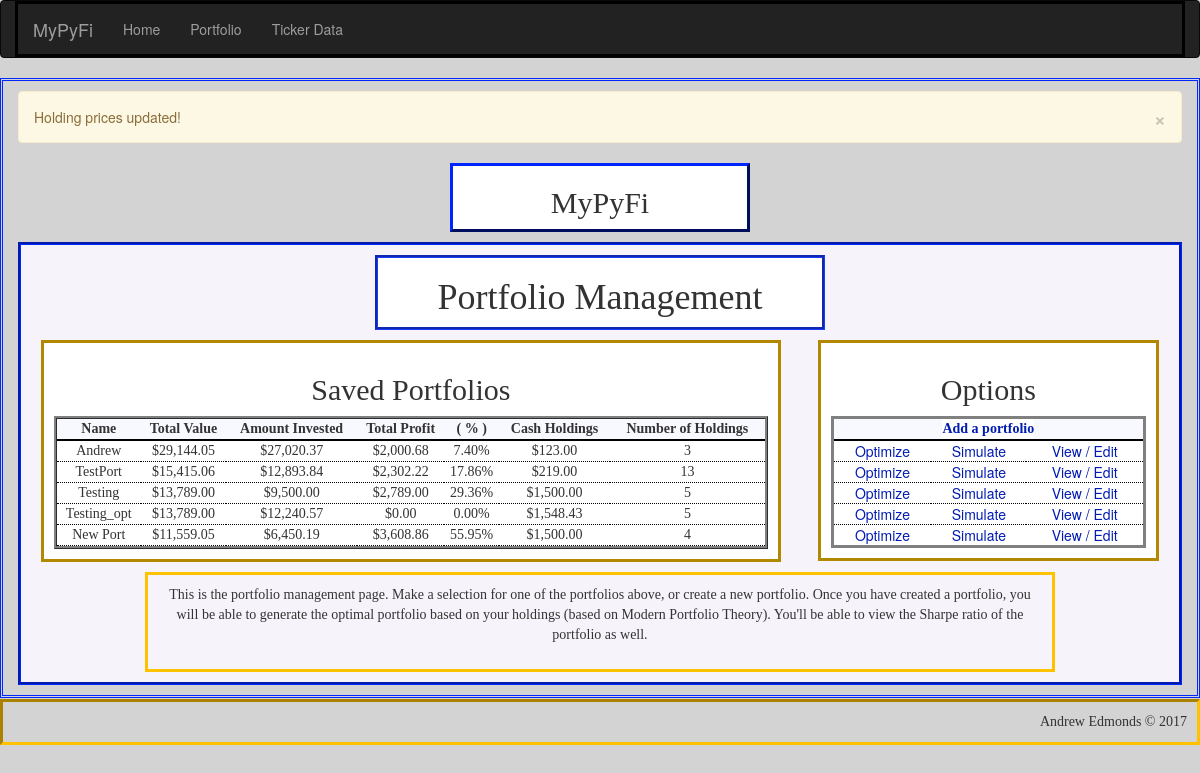
The page /portfolio_main on the database as committed earlier.
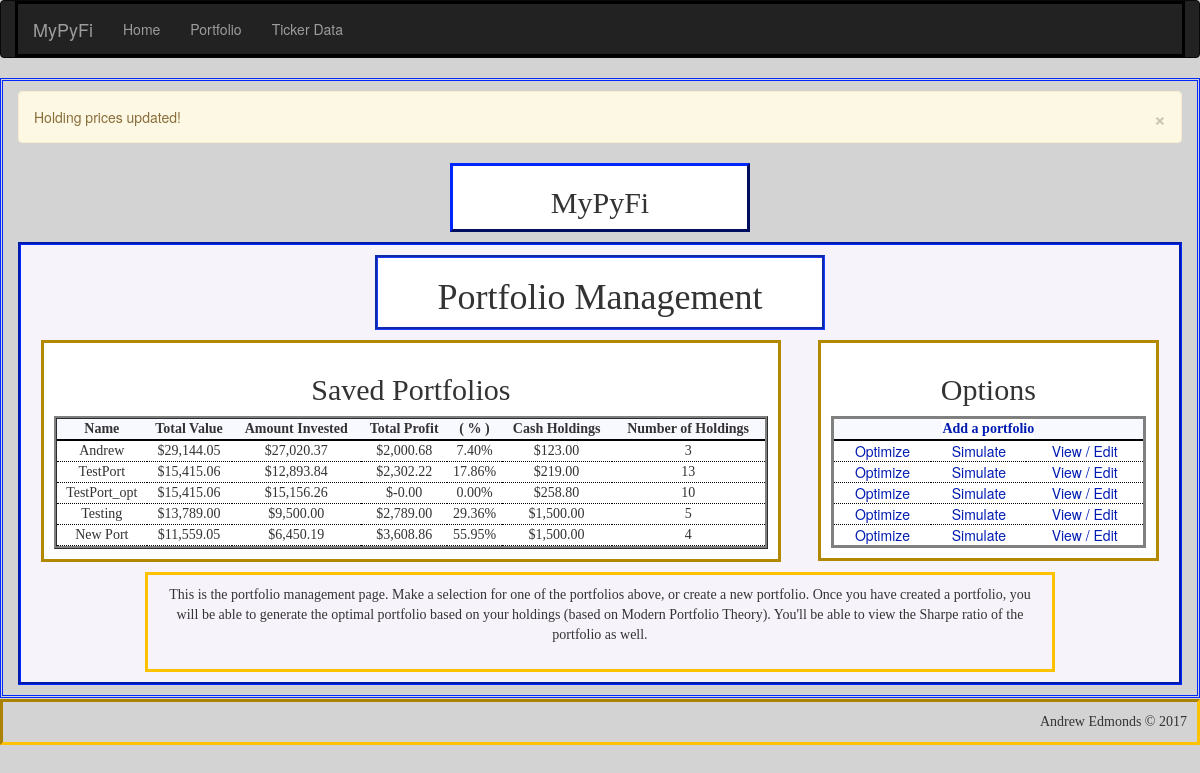
The same page on the database as committed later.
### app/models.py (models this page shows, shortened)
class Portfolio(db.Model):
    __tablename__ = 'portfolios'
    id = db.Column(db.Integer, primary_key=True, autoincrement=True)
    name = db.Column(db.String(25), unique=True)    # name of portfolio
    cash = db.Column(db.Float)                      # cash holdings within portfolio
    market_value = db.Column(db.Float)              # market value of all holdings + cash
    total_profit = db.Column(db.Float)              # total profits of all holdings
    invested = db.Column(db.Float)                  # total amount invested into holdings - excludes cash holding
    profit_percent = db.Column(db.Float)            # percent return on current amount invested - excludes cash holding
    num_holdings = db.Column(db.Integer)            # total number of holdings in portfolio - excludes cash holding
    holdings = db.relationship('Holding', backref='portfolio', lazy='dynamic')
    def update_market_value(self):
        self.market_value = 0
        self.invested = 0
        self.market_value += self.cash
        for holding in self.holdings:
            self.market_value += (holding.shares * holding.last_price)
            self.invested += (holding.shares * holding.purch_price)
            holding.update_portfolio_percentage()
        db.session.add(self)
    def update_profit(self):
        self.total_profit = self.market_value - self.invested - self.cash
        if self.invested:
            self.profit_percent = round(self.total_profit / self.invested, 4)
        else:
            self.profit_percent = 0
        db.session.add(self)
    def update_holding_count(self):
        self.num_holdings = Holding.query.filter_by(portfolio_id=self.id).count()
        db.session.add(self)
    def update(self):
        for holding in self.holdings:
            holding.update()
        self.update_market_value()
        self.update_profit()
        self.update_holding_count()
        for holding in self.holdings:
            holding.update_portfolio_percentage()
            if holding.shares == 0:
                db.session.delete(holding)
        db.session.commit()

### app/main/views.py (the view)
@main.route('/portfolio_main', methods=['GET', 'POST'])
def portfolio_main():
    if not session.get('last_update', None) == str(dt.date.today()):
        portfolio_data = Portfolio.query.order_by(Portfolio.name).all()
        for port in portfolio_data: port.update()
        session['last_update'] = str(dt.date.today())
        flash('Holding prices updated!')
    portfolio_data = Portfolio.query.order_by(Portfolio.market_value.desc()).all()
    return render_template('portfolio/portfolio_main.html', portfolio_data=portfolio_data)

### app/models.py (called while the page is built)
    def update_last_price(self):
        import datetime as dt
        if not self.last_updated == str(dt.date.today()):
            from pandas_datareader import data as web
            self.last_price = round(web.DataReader(self.symbol, 'yahoo')['Adj Close'].iloc[-1], 2)
            self.last_updated = str(dt.date.today())
        db.session.add(self)

    def update_market_value(self):
        self.market_value = self.shares * self.last_price
        db.session.add(self)

    def update_profit(self):
        self.total_profit = round(self.shares * (self.last_price - self.purch_price), 2)
        self.profit_percent = round(self.last_price / self.purch_price - 1, 4)
        db.session.add(self)

    def update_portfolio_percentage(self):
        self.portfolio_percent = round(self.market_value / Portfolio.query.filter_by(id=self.portfolio_id).first().market_value,4)
        db.session.add(self)

    def update(self):
        self.update_last_price()
        self.update_market_value()
        self.update_portfolio_percentage()
        self.update_profit()
        db.session.commit()

### app/templates/portfolio/portfolio_main.html (shortened to what this page needs)
{% extends "base-detailed.html" %}
{% import "bootstrap/wtf.html" as wtf %}
{% block page_title %}
<h2>
    <center>MyPyFi</center>
</h2>
{% endblock %}
{% block main_title %}
<h1>Portfolio Management</h1>
{% endblock %}
{% block main_focus %}
{% if not portfolio_data|count > 0 %}
<h1>
    <center>No Portfolios Found!</center>
</h1>
<p>
<center>There are no portfolios saved</center></p>
{% else %}
<h2>
    <center>Saved Portfolios</center>
</h2>
<table style="width:100%" id="portfolio_table">
    <tr>
        <th>
            <center>Name</center>
        </th>
        <th>
            <center>Total Value</center>
        </th>
        <th>
            <center>Amount Invested</center>
        </th>
        <th>
            <center>Total Profit</center>
        </th>
        <th>
            <center>( % )</center>
        </th>
        <th>
            <center>Cash Holdings</center>
        </th>
        <th>
            <center>Number of Holdings</center>
        </th>
    </tr>
    {% for portfolio in portfolio_data %}
    <tr>
        <td>
            <center>{{ portfolio["name"] }}</center>
        </td>
        <td>
            <center>{{ "${:,.2f}".format(portfolio["market_value"]) }}</center>
        </td>
        <td>
            <center>{{ "${:,.2f}".format(portfolio["invested"]) }}</center>
        </td>
        <td>
            <center>{{ "${:,.2f}".format(portfolio["total_profit"]) }}</center>
        </td>
        <td>
            <center>{{ "{0:.2f}%".format(portfolio["profit_percent"]*100) }}</center>
        </td>
        <td>
            <center>{{ "${:,.2f}".format(portfolio["cash"]) }}</center>
        </td>
        <td>
            <center>{{ portfolio["num_holdings"] }}</center>
        </td>
    </tr>
    {% endfor %}
</table>
{% endif %}
{% endblock %}
{% block main_options %}
{% if not portfolio_data|count > 0 %}
<h1>
    <center>No Portfolios Found!</center>
</h1>
<p>
<center>There are no portfolios saved</center></p>
{% else %}
<h2>
    <center>Options</center>
</h2>
<table style="width:100%" id="options_table">
    <tr>
        <th colspan="3">
            <center><a class="button" href="{{ url_for('main.portfolio_add') }}">Add a portfolio</a></center>
        </th>
    </tr>
    {% for portfolio in portfolio_data %}
    <tr>
        <td>
            <center><a class="button" href="{{ url_for('main.portfolio_optimal_ask', name=portfolio['name']) }}">Optimize</a>
            </center>
        </td>
        <td>
            <center><a class="button" href="{{ url_for('main.portfolio_simulate_ask', name=portfolio['name']) }}">Simulate</a>
            </center>
        </td>
        <td>
            <center><a class="button" href="{{ url_for('main.portfolio', name=portfolio['name']) }}">View / Edit</a>
            </center>
        </td>
    </tr>
    {% endfor %}
</table>
{% endif %}
{% endblock %}
{% block verbage %}
<p>
    This is the portfolio management page. Make a selection for one of the portfolios above, or create a new portfolio.
    Once you have created a portfolio, you will be able to generate the optimal portfolio based on your holdings (based
    on Modern Portfolio Theory). You'll be able to view the Sharpe ratio of the portfolio as well.
</p>
{% endblock %}

### app/templates/base-detailed.html (shortened to what this page needs)
{% extends "base.html" %}
{% block head %}
{{ super() }}
<link rel="stylesheet" href="{{ url_for('static',filename='css/style_main.css') }}" type="text/css">
{% endblock %}
{% block main_content %}
<div class="title" id="title">
    {% block page_title %}Page title{% endblock %}
</div>
<div class="container" id="main">
    <div class="title" id="main-title">
        {% block main_title %}Main Title{% endblock %}
    </div>
    <div class="container" id="main-focus">
        {% block main_focus %}Main focus{% endblock %}
    </div>
    <div class="container" id="main-options">
        {% block main_options %}main options{% endblock %}
    </div>
    <div class="container" id="verbage">
        {% block verbage %}verbage{% endblock %}
    </div>
</div>
{% endblock %}

### app/templates/base.html (shortened to what this page needs)
{% extends "bootstrap/base.html" %}
{% block head %}
{{ super() }}
{% endblock %}
{% block navbar %}
<div class="navbar navbar-inverse" role="navigation">
    <div class="container">
        <div class="navbar-header">
            <a class="navbar-brand" href="/">MyPyFi</a>
        </div>
        <div class="navbar-collapse collapse">
            <ul class="nav navbar-nav">
                <li><a href="/">Home</a></li>
                <li><a href="{{ url_for('main.portfolio_main') }}">Portfolio</a></li>
                <li><a href="{{ url_for('main.ticker_data') }}">Ticker Data</a></li>
            </ul>
        </div>
    </div>
</div>
{% endblock %}
{% block content %}
<div class="container" id="complete">
    {% for message in get_flashed_messages() %}
    <div class="alert alert-warning">
        <button type="button" class="close" data-dismiss="alert">&times;</button>
        {{ message }}
    </div>
    {% endfor %}
    {% block main_content %}{% endblock %}
</div>
{% block footer %}
<div class="footer" id="footer">
    Andrew Edmonds &copy; 2017
</div>
{% endblock %}
{% endblock %}

### app/static/css/style_main.css (style rules this page uses)
body { background-color: lightgray; }
.title { border-style: ridge; margin-left: auto; margin-right: auto; font-family: "Agency FB"; text-align: center; vertical-align: middle; }
.container { border-style: solid; border-color: black; }
#complete { border-color: #0027FF; border-style: double; margin: auto; padding-top: 10px; padding-bottom: 10px; width: 100%; min-height: 85vh; min-height: 550px; }
#main .container { padding: 10px; }
#title { border-color: #001BB2; border-style: outset; width: 300px; vertical-align: middle; background-color: white; }
#main { background-color: #F7F3FA; border-style: groove; border-color: #0027FF; padding: 10px; margin-top: 10px; margin-left: auto; margin-right: auto; width: 100%; }
#main h2 { font-family: "Palatino Linotype"; }
#main th { font-family: "Bitstream Vera Sans Mono"; border-bottom: 2pt solid black; }
#main-title { border-color: #193CFF; border-style: groove; margin-left: auto; margin-right: auto; width: 450px; height: 75px; background-color: white; }
#main-focus { background-color: white; border-color: #B28800; border-style: solid; margin: 10px; margin-right: auto; width: 65%; float: left; }
#portfolio_table { border-collapse: separate; border-style: ridge; background-color: #F4F1F7; }
#main-focus th { background-color: ghostwhite; }
#main-focus td { font-family: "Felix Titling"; border-bottom: 1pt dotted black; background-color: white; }
#main-options { background-color: white; border-color: #B28800; border-style: solid; margin: 10px; margin-left: 10px; margin-right: 10px; width: 30%; float: right; }
#options_table { text-align: center; border-style: solid; background-color: #F4F1F7; }
#main-options th { background-color: ghostwhite; }
#main-options td { font-family: Verdana, "Helvetica Neue", Arial, Helvetica, Geneva, sans-serif; border-bottom: 1pt dotted black; background-color: white; }
#verbage { border-color: #FFC200; border-style: solid; margin-left: auto; margin-right: auto; padding: 10px; width: 80%; min-height: 100px; clear: both; text-align: center; vertical-align: middle; font-family: "Fira Code"; }
#footer { border-style: inset; border-color: #FFC200; margin-top: 1px; padding: 10px; text-align: right; vertical-align: bottom; font-family: "Trebuchet MS"; clear: both; }
.button { background-color: white; color: #001BB2; border: thin; text-align: center; text-decoration: none; display: inline-block; cursor: pointer; }

Rows that differ between the two databases and show on the page:
changed Portfolio: name "Testing_opt" → "TestPort_opt"; market_value "$13,789.00" → "$15,415.06"; invested "$12,240.57" → "$15,156.26"; total_profit "$0.00" → "$-0.00"; cash "$1,548.43" → "$258.80"; num_holdings "5" → "10"; moves up the list
